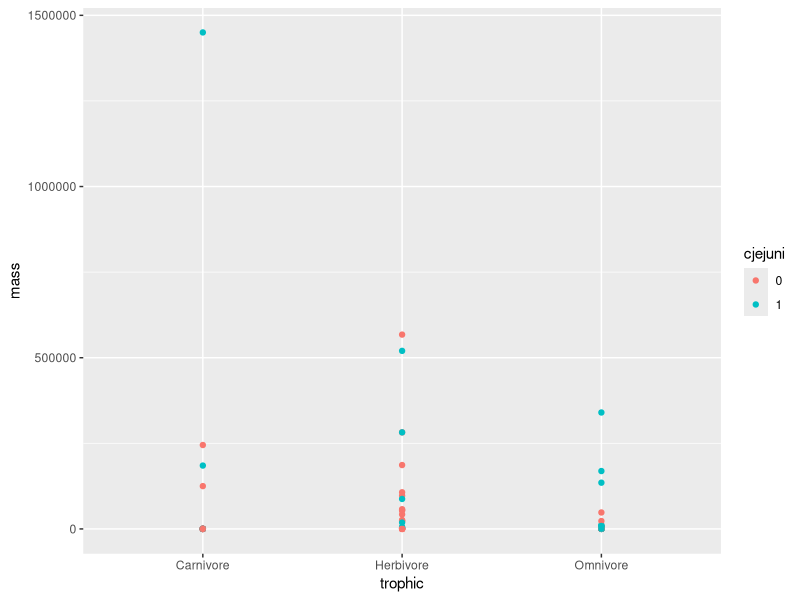
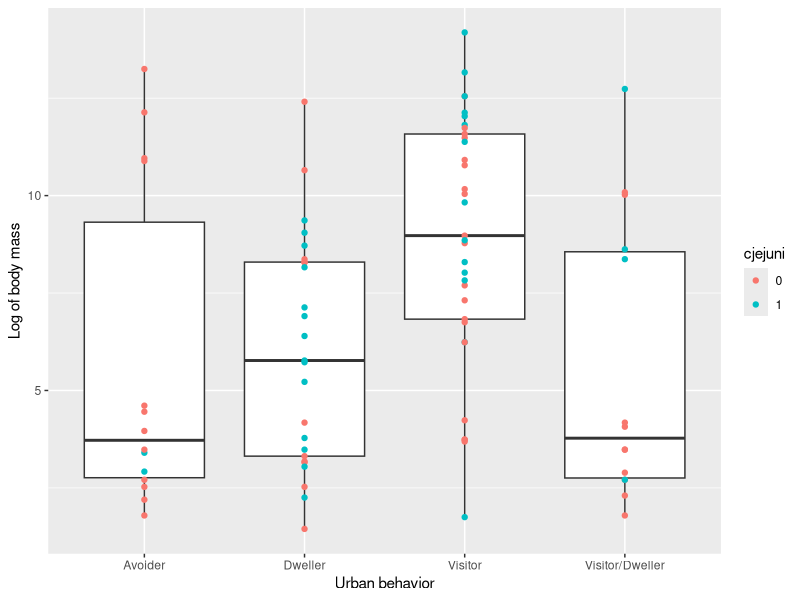
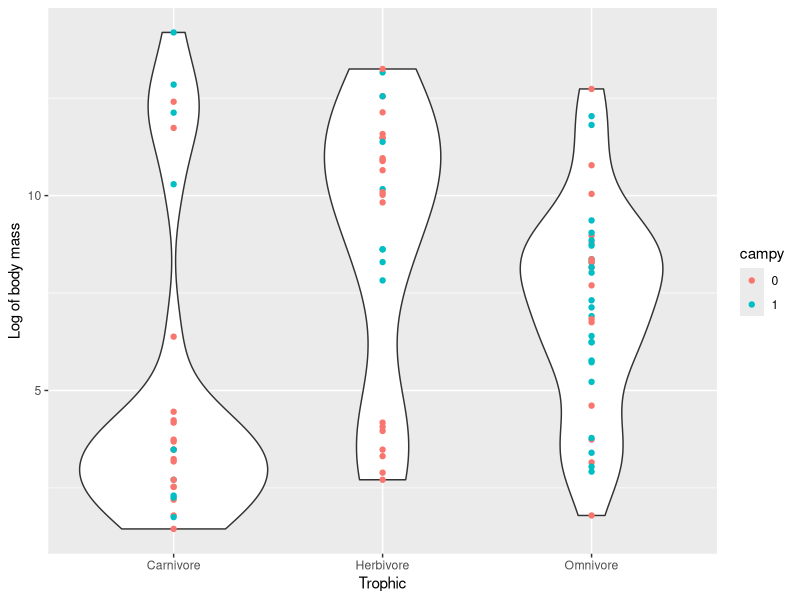

Write R code to recreate these figures, in order. (Note: this script raises an error after producing the figures.)
rm(list=ls()) #clears workspace

#loads packages
library(ggplot2)
library(gridExtra)
library(viridis)
library(tidyverse)
library(reshape2)
library(tidyr)

#reads csv file from my meta-analysis data into workspace
campylobacter <- read.csv("campylobacterreview_data.csv")
#first 6 rows
head(campylobacter)

#is there a more efficient way to do this part than including it in my code every week?
campylobacter$cjejuni <- as.factor(campylobacter$cjejuni) #force cjejuni variable into a factor
campylobacter$ccoli <- as.factor(campylobacter$ccoli) #force ccoli variable into a factor
campylobacter$campy <- as.factor(campylobacter$campy) #force campylobacter variable into a factor

#creates a dot plot of trophic level on the x axis and mass (in grams) on the y axis 
#the color command further breaks it down by cjejuni presence/absence
#was getting a weird graph with the 'NA' values, but used stackexchange advice below!
m1 <- campylobacter %>%
  filter(!is.na(cjejuni)) %>%
  ggplot(aes(x = trophic, y = mass, color=cjejuni))+
  geom_point(size=1.5)
m1

#log transforms mass because there is a large amount of variation across taxa
campylobacter$logmass <- log(campylobacter$mass)

#boxplot of urban association on the x axis and mass on the y axis
#creates two boxplots at levels of urban assocation according to cjejuni presence/absence
#also added the points back in to help with visualization
#also changed the default x and y axis labels to better explain the variables
m2<- campylobacter %>%
  filter(!is.na(cjejuni)) %>%
  ggplot(aes(x = urban, y = logmass))+
  geom_boxplot()+
  geom_point(aes(color=cjejuni)) +
  xlab ("Urban behavior") +
  ylab ("Log of body mass")
m2

#violin plot of trophic on the x axis and mass on the y axis
#creates two boxplots at levesl of trophic level according to campy presence/absence
#also added the points back in to help with visualization
#also changed the default x and y axis labels to better explain the variables
m3<- campylobacter %>%
  filter(!is.na(campy)) %>%
  ggplot(aes(x = trophic, y = logmass))+
  geom_violin()+
  geom_point(aes(color=campy)) +
  xlab ("Trophic") +
  ylab ("Log of body mass")
m3

#bar plot for visualization of categorical values
#urban dwellers/visitors seem much more likely to carry c jejuni
#just an eyeball test but there is likely something there
#Also changed the legend title and used proportion on the y axis
#this allows better visualization of the data in my opinion
#I can't figure out how to change the legend text, basically changing 0 to absence just for the graph
m4 <- campylobacter %>%
  filter(!is.na(cjejuni)) %>%
  ggplot(aes(x=urban, fill=cjejuni))+
  geom_bar(position="fill") +
  theme_bw()+
  theme (panel.grid=element_blank(),
         legend.position="bottom")+ 
  scale_fill_discrte(labels=)
  guides(fill=guide_legend(title="Campylobacter jejuni")) +
  xlab("Urban association") +
  ylab ("Proportions")
m4

#bar plot for visualization of categorical values
#a similar pattern exists for the campylobacter genus
#maybe not quite as much of a difference between avoiders and dwellers/visitors
#compared to c jejuni presence/absence
m5 <- campylobacter %>%
  filter(!is.na(campy)) %>%
  ggplot(aes(x=urban, fill=campy))+
  geom_bar() +
  theme_bw()+
  theme (panel.grid=element_blank())+
  xlab ("Urban association")
m5

#saves my fourth plot
ggsave(file="cjejuni_urban_bar chart.pdf", 
       plot=m4,
       width=7,height=7,units="in",
       useDingbats=FALSE)










